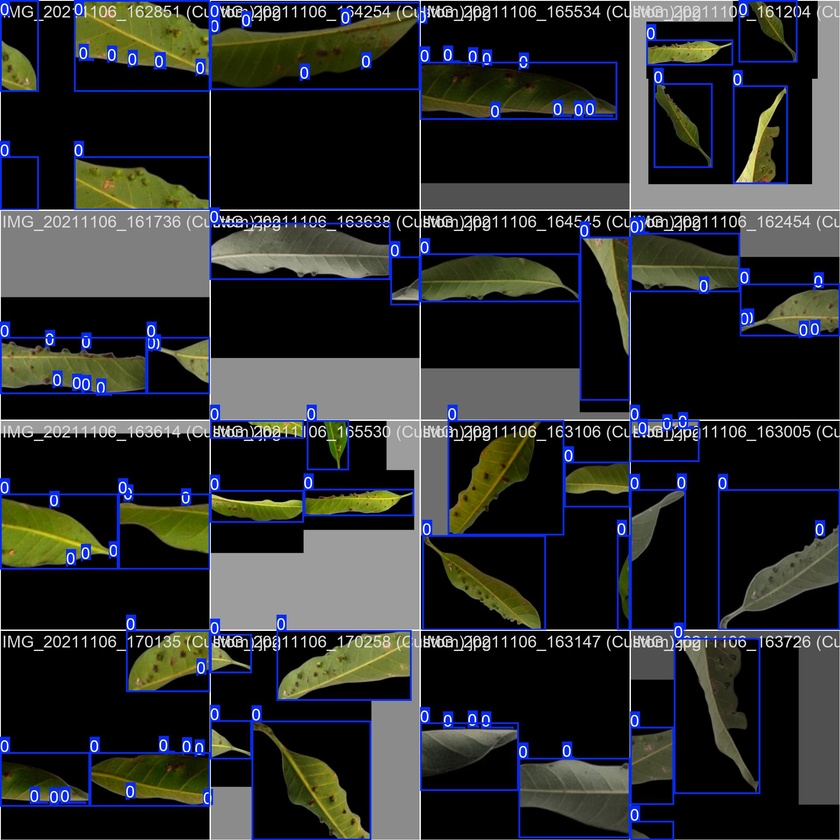
#> input picture mango_yolo_project/DataModelGenerate/runs/detect/mango_leaf_v1/train_batch0.jpg, 840 x 840 px, shrunk from 1920 x 1920 before the run
$ python generate_synthetic.py --leaf ../runs/detect/mango_leaf_v1/train_batch0.jpg --background ../runs/detect/mango_leaf_v1/train_batch1.jpg
#> lines starting #> are read from the running program, lines starting #| are printed output that depends on the picture
import argparse
import cv2
import numpy as np
import random
import os

def main():
    parser = argparse.ArgumentParser()
    parser.add_argument('--leaf', type=str, required=True, help='Path to transparent PNG of mango leaf')
    parser.add_argument('--background', type=str, required=True, help='Path to background image')
    parser.add_argument('--count', type=int, default=10, help='Number of images to generate')
    parser.add_argument('--output-dir', type=str, default='synthetic_output', help='Output directory')
    args = parser.parse_args()

    leaf = cv2.imread(args.leaf, cv2.IMREAD_UNCHANGED)
#> leaf is the input picture: shape (840, 840, 3); mean B, G, R 47.2, 46.1, 44
    bg = cv2.imread(args.background)
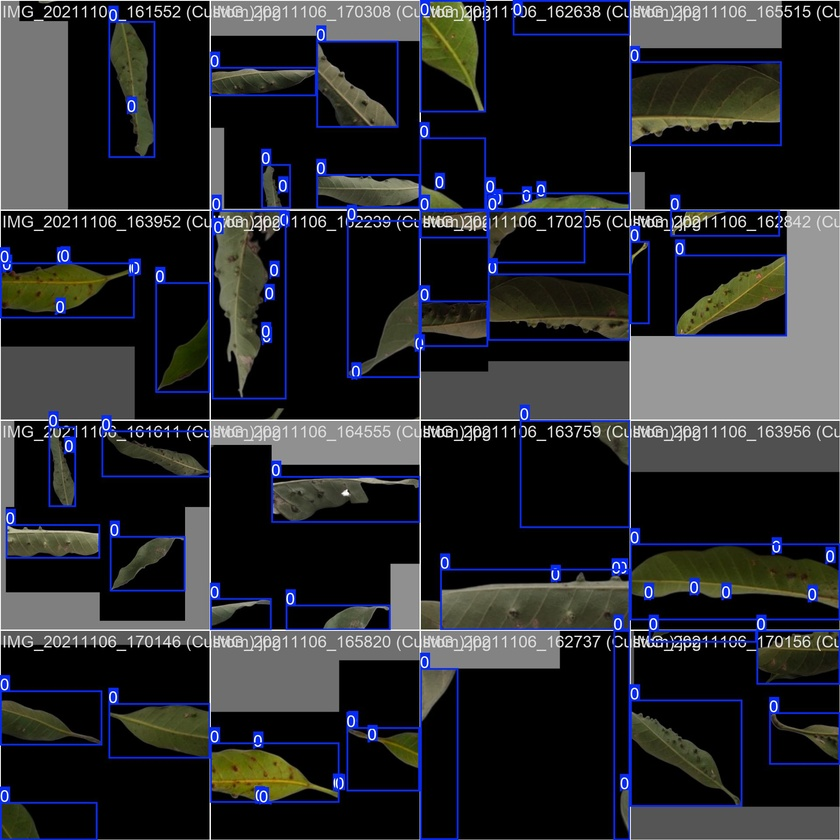
#> input picture mango_yolo_project/DataModelGenerate/runs/detect/mango_leaf_v1/train_batch1.jpg, 840 x 840 px, shrunk from 1920 x 1920 before the run
#> bg is the input picture: shape (840, 840, 3); mean B, G, R 45.4, 40.9, 39.6
    os.makedirs(args.output_dir, exist_ok=True)

    for i in range(args.count):
        # Random transformations
        scale = random.uniform(0.7, 1.3)
        angle = random.randint(-30, 30)

        # Rotate and scale
        M = cv2.getRotationMatrix2D((leaf.shape[1]/2, leaf.shape[0]/2), angle, scale)
        transformed = cv2.warpAffine(leaf, M, (leaf.shape[1], leaf.shape[0]))

        # Random position with boundary check
        max_x = bg.shape[1] - transformed.shape[1]
        max_y = bg.shape[0] - transformed.shape[0]
        x = random.randint(0, max(max_x, 0))
        y = random.randint(0, max(max_y, 0))

        # Composite
        result = bg.copy()
        alpha = transformed[:,:,3:4]/255.0
        result[y:y+transformed.shape[0], x:x+transformed.shape[1]] = \
            transformed[:,:,:3]*alpha + result[y:y+transformed.shape[0], x:x+transformed.shape[1]]*(1-alpha)

        cv2.imwrite(f'{args.output_dir}/synth_mango_{i}.jpg', result)
#> this loop made 1 pass
#> pass 1, in main, `transformed = cv2.warpAffine(leaf, M, (leaf.shape[1], leaf.shape[0]))`:
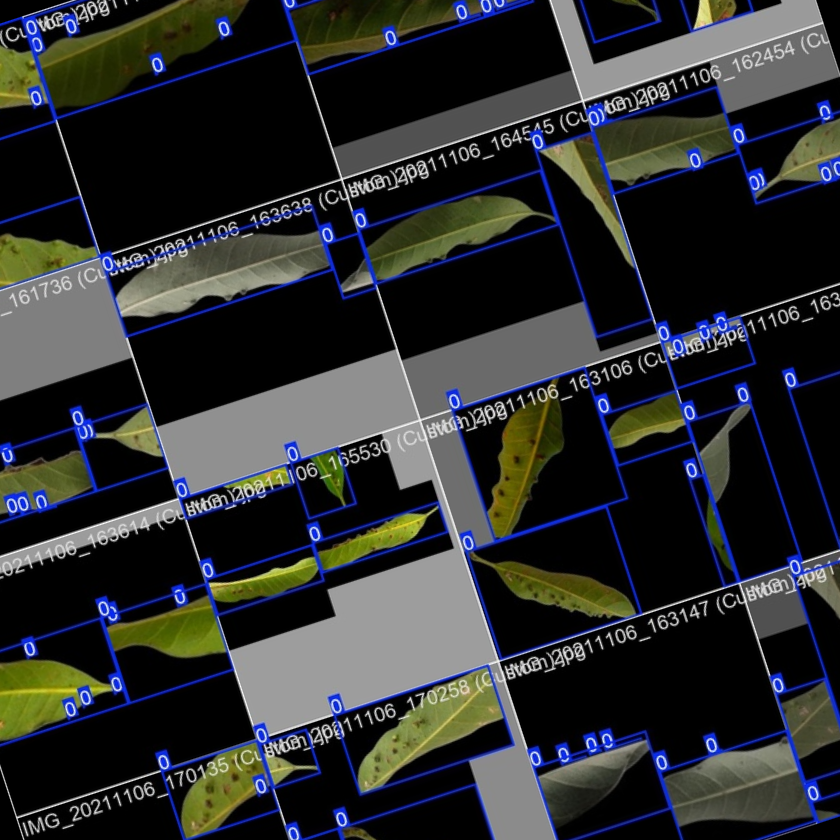
#> transformed: shape (840, 840, 3); mean B, G, R 48.2, 47.2, 45.1

if __name__ == "__main__":
#> (the run stopped early here; a loop or call above may not have finished)
